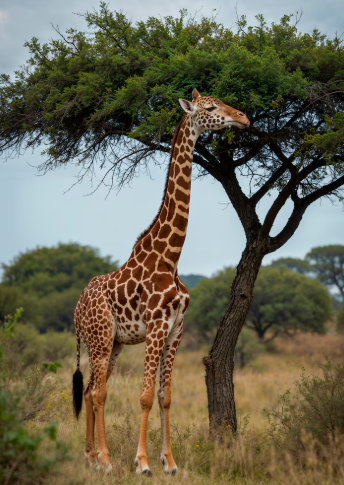
#> input picture opencv/assets/giraffe.png, 344 x 485 px
$ jupyter execute blur.ipynb
#> lines starting #> are read from the running program, lines starting #| are printed output that depends on the picture
[cell 1]
import numpy as np
import matplotlib.pyplot as plt
import cv2

[cell 2]
image = cv2.imread("./assets/giraffe.png")
#> image is the input picture: shape (485, 344, 3); mean B, G, R 84.7, 104.2, 107.8
plt.imshow(image)

[cell 3]
original_image = cv2.cvtColor(image, cv2.COLOR_BGR2RGB)
plt.imshow(original_image)

[cell 4]
# avg blur
kernel_s = 10
avg_blur = cv2.blur(original_image, (kernel_s, kernel_s))
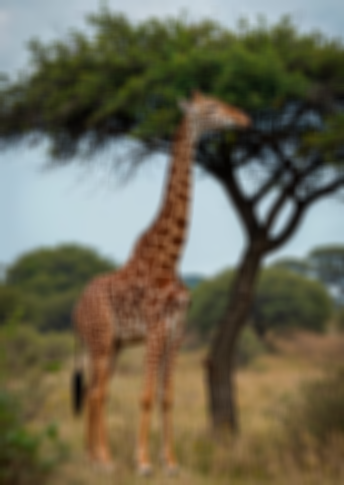
#> avg_blur: shape (485, 344, 3); mean R, G, B 107.9, 104.3, 84.9
plt.imshow(avg_blur)

[cell 5]
kernel_s = 25 # should odd number
gaussian_blur = cv2.GaussianBlur(original_image, (kernel_s, kernel_s), 0)
plt.imshow(gaussian_blur)

[cell 6]
median_blur = cv2.medianBlur(original_image, 15)
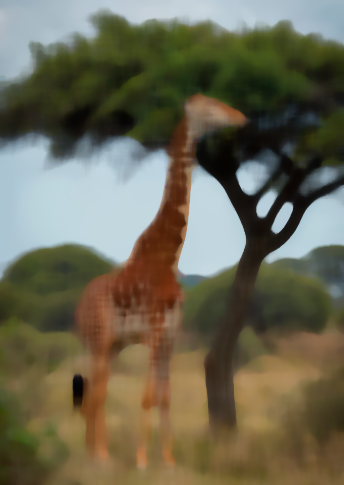
#> median_blur: shape (485, 344, 3); mean R, G, B 106.9, 103, 82.8
plt.imshow(median_blur)

[cell 7]
plt.figure(figsize=(10, 8))


plt.subplot(2, 2, 1)
plt.imshow(original_image)
plt.title("Original Image")
plt.axis("off")


plt.subplot(2, 2, 2)
plt.imshow(avg_blur)
plt.title("Avarage Image")
plt.axis("off")

plt.subplot(2, 2, 3)
plt.imshow(gaussian_blur)
plt.title("Gaussian Image")
plt.axis("off")

plt.subplot(2, 2, 4)
plt.imshow(median_blur)
plt.title("Median Image")
plt.axis("off")
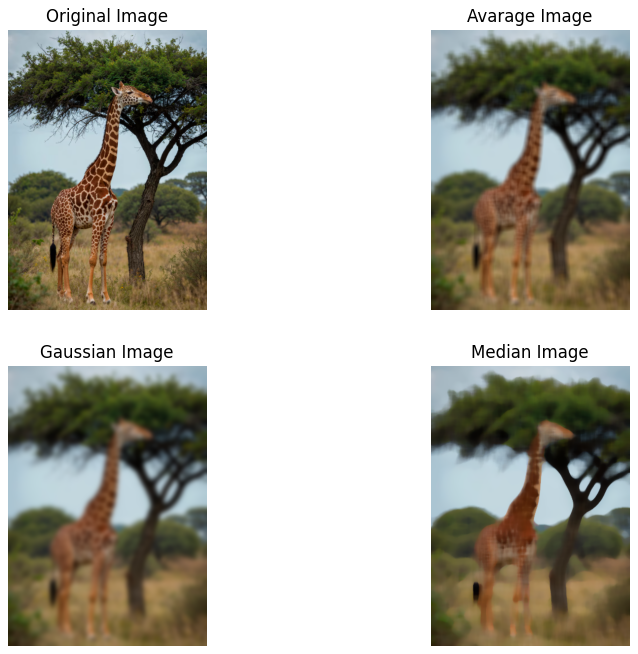
#> figure drawn by matplotlib, 4 panels

$ run again, with opencv/assets/deer.png copied over opencv/assets/giraffe.png
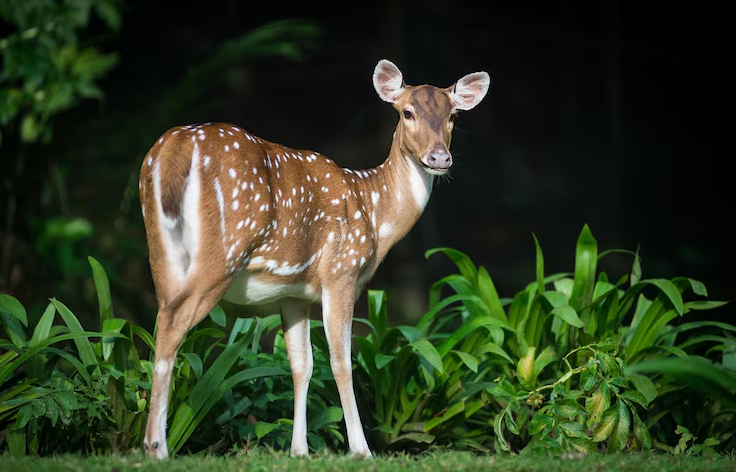
#> input picture opencv/assets/deer.png, 736 x 472 px
#> image is the input picture: shape (472, 736, 3); mean B, G, R 35.2, 59.9, 49.1
#> `median_blur = cv2.medianBlur(original_image, 15)`:
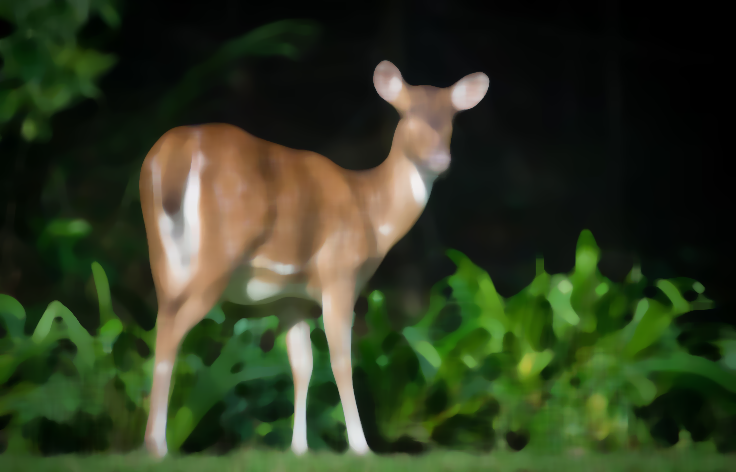
#> median_blur: shape (472, 736, 3); mean R, G, B 47.9, 58.6, 32.9
#> `[cell 7] plt.figure(figsize=(10, 8))   plt.subplot(2, 2, 1) plt.imshow..`:
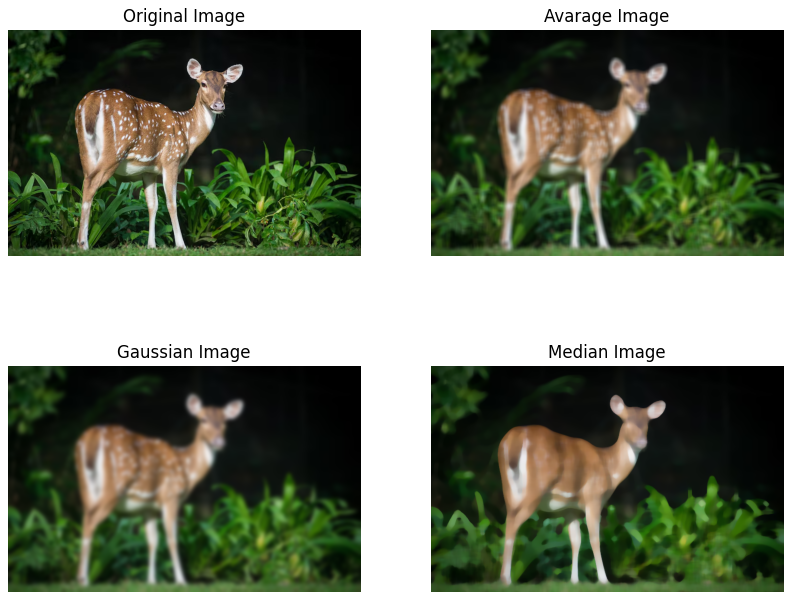
#> figure drawn by matplotlib, 4 panels
